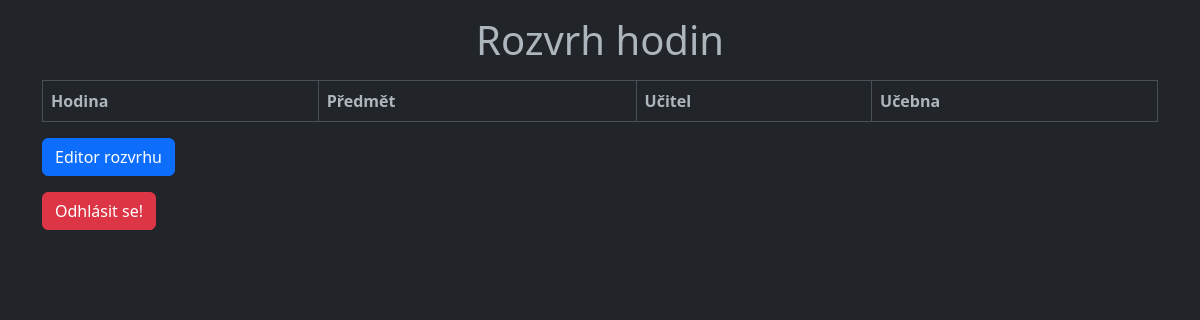
Before: /rozvrh.php (signed in) with the older database file.
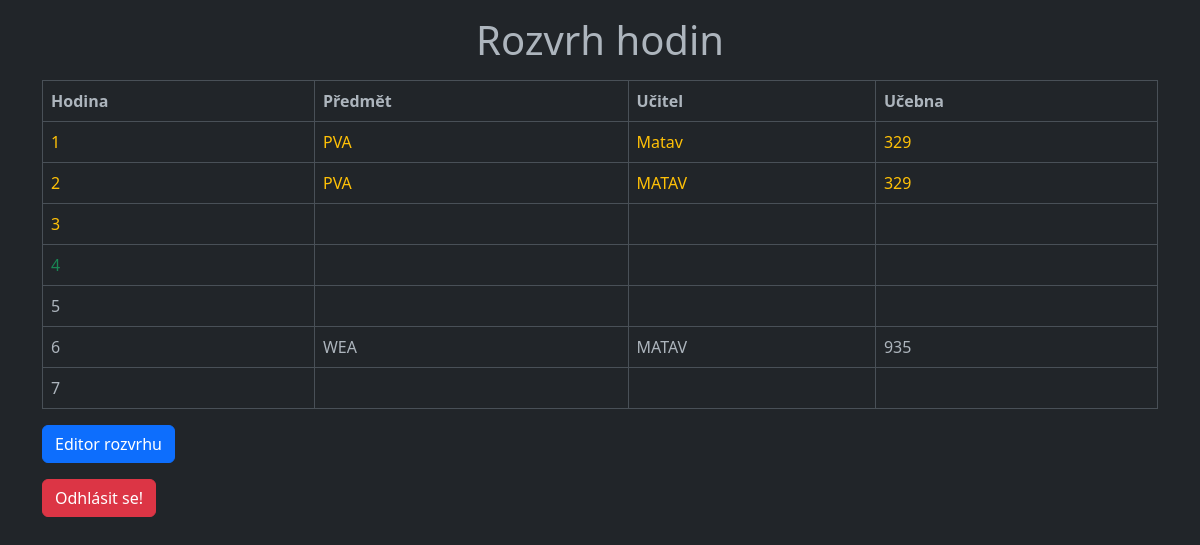
After: the same page with the newer database file.
### tables this page shows
CREATE TABLE `rozvrh` (
  `id` int(11) NOT NULL,
  `den_v_tydnu` int(11) NOT NULL,
  `casovy_usek_id` int(11) NOT NULL,
  `zkratka_predmetu` varchar(8) NOT NULL,
  `nazev_predmetu` varchar(64) NOT NULL,
  `zkratka_vyucujiciho` varchar(8) NOT NULL,
  `jmeno_vyucujiciho` varchar(32) NOT NULL,
  `ucebna` varchar(8) NOT NULL
);

### rozvrh.php (the view, shortened to what this page needs)
<?php
require_once "mysql.php";
$today = date("N");
$sql = "SELECT * FROM rozvrh WHERE den_v_tydnu = ? ORDER BY casovy_usek_id";
$stmt = $conn->prepare($sql); $stmt->bind_param("i", $today); $stmt->execute();
$result = $stmt->get_result(); $rozvrh = $result->fetch_all(MYSQLI_ASSOC);
?>
<!DOCTYPE html>
<html lang="en" data-bs-theme="dark">
  <head>
    <link rel="stylesheet" href="css/bootstrap.min.css">
  </head>
  <body>
    <div class="container">
      <h1 class="text-center mt-3">Rozvrh hodin</h1>
      <table class="table table-bordered mt-3">
        <thead>
          <tr>
            <th>Hodina</th>
            <th>Předmět</th>
            <th>Učitel</th>
            <th>Učebna</th>
          </tr>
        </thead>
        <tbody>
          <?php
            foreach ($rozvrh as $row) {
              echo "<tr id='" . $row['casovy_usek_id'] . "'>";
              echo "<td>" . $row['casovy_usek_id'] . "</td>";
              echo "<td>";
              echo "<span class='predmet-zkratka'>" . $row['zkratka_predmetu'] . "</span>";
              echo "</td>";
              echo "<td>";
              echo "<span class='ucitel-zkratka'>" . $row['zkratka_vyucujiciho'] . "</span>";
              echo "</td>";
              echo "<td>" . $row['ucebna'] . "</td>";
              echo "</tr>";
            }
          ?>
        </tbody>
      </table>
      <a href="rozvrh_creator.php" class="btn btn-primary">Editor rozvrhu</a>
      <form action="server.php" method="post"><input type="submit" name="logout" value="Odhlásit se!" class="btn btn-danger my-3"></form>
    </div>
  </body>
</html>

Changed rows visible on the page:
added rozvrh: casovy_usek "1", zkratka_predmetu "PVA", zkratka_vyucujiciho "Matav", ucebna "329"
added rozvrh: casovy_usek "2", zkratka_predmetu "PVA", zkratka_vyucujiciho "MATAV", ucebna "329"
added rozvrh: casovy_usek "3"
added rozvrh: casovy_usek "4"
added rozvrh: casovy_usek "5"
added rozvrh: casovy_usek "6", zkratka_predmetu "WEA", zkratka_vyucujiciho "MATAV", ucebna "935"
added rozvrh: casovy_usek "7"
